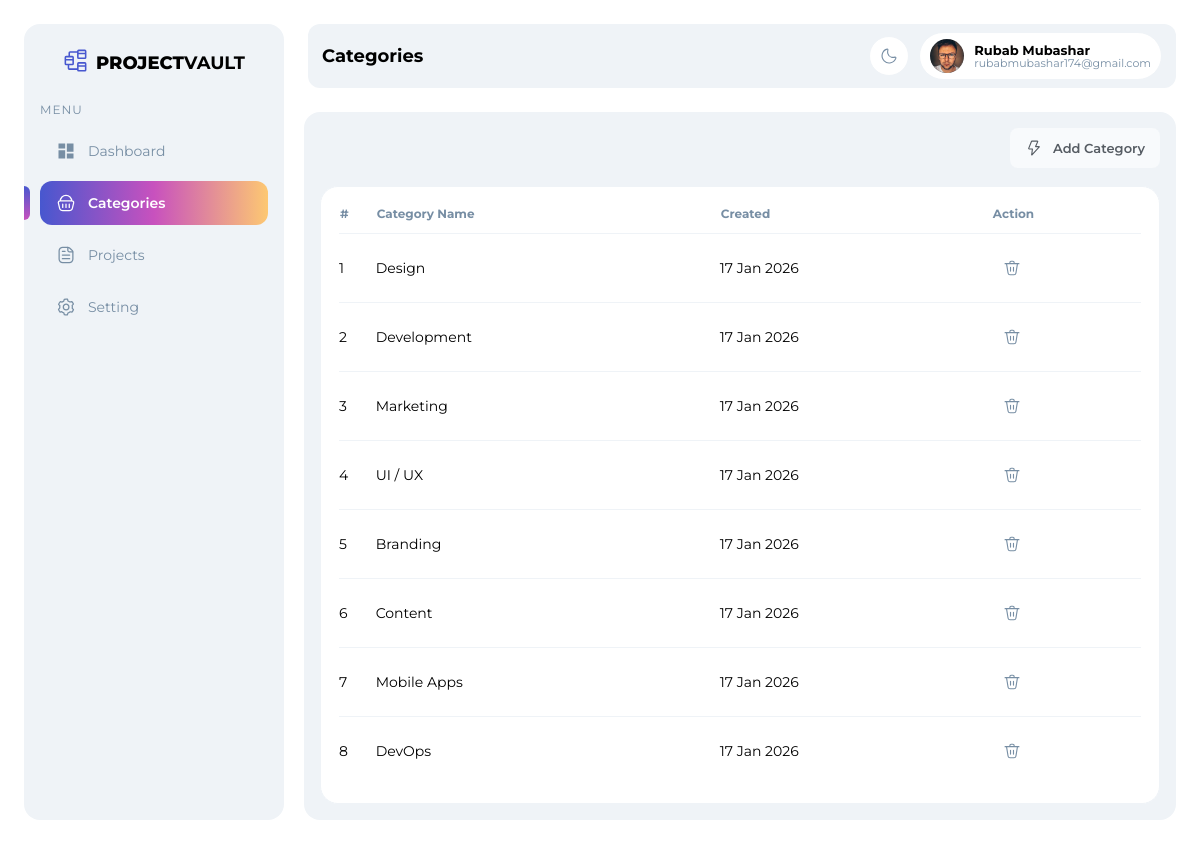
/categories.php, run on the app's committed database.
### tables this page shows
CREATE TABLE `settings` (
  `id` int(11) NOT NULL,
  `name` varchar(100) NOT NULL,
  `email` varchar(150) NOT NULL,
  `profession` varchar(150) NOT NULL,
  `avatar` varchar(255) DEFAULT NULL,
  `updated_at` timestamp NOT NULL DEFAULT current_timestamp() ON UPDATE current_timestamp()
);

CREATE TABLE `categories` (
  `id` int(11) NOT NULL,
  `name` varchar(150) NOT NULL,
  `created_at` timestamp NOT NULL DEFAULT current_timestamp()
);

### includes/profile-data.php (called while the page is built, shortened)
<?php
require_once __DIR__ . "/../config/db.php";
$sql = "SELECT * FROM settings WHERE id = 1 LIMIT 1";
$result = $conn->query($sql);
$settings = [
  "name" => "",
  "email" => "",
  "profession" => "",
  "avatar" => "assets/img/user.jpg"
];
if ($result && $result->num_rows > 0) {
  $settings = $result->fetch_assoc();
}
$name = htmlspecialchars($settings["name"]);
$email = htmlspecialchars($settings["email"]);
$avatar = htmlspecialchars($settings["avatar"]);

### assets/backend/categories/fetch.php (called while the page is built)
<?php
require_once __DIR__ . "/../../../config/db.php";
$categories = [];
$sql = "SELECT id, name, created_at FROM categories ORDER BY created_at DESC";
$result = $conn->query($sql);
if ($result && $result->num_rows > 0) {
    while ($row = $result->fetch_assoc()) {
        $categories[] = $row;
    }
}
$hasCategories = (count($categories) > 0);

### categories.php (the view, shortened to what this page needs)
<?php
$pageTitle = 'Categories';
require_once 'includes/profile-data.php';
require_once 'assets/backend/categories/fetch.php';
?>
<!DOCTYPE html>
<html lang="en">
<head>
    <link rel="stylesheet" href="assets/css/style.css">
</head>
<body>
    <aside class="sidebar">
        <div class="sidebar-head">
            <h1><span></span><strong>Project</strong> vault</h1>
            <p class="menu-label">MENU</p>
        </div>
        <nav class="sidebar-menu">
            <a href="index.php" class="menu-item">
                <svg xmlns="http://www.w3.org/2000/svg" width="512" height="512" viewBox="0 0 24 24">
                    <path fill="currentColor" d="M21 21h-8v-6h8v6Zm-10 0H3V11h8v10Zm10-8h-8V3h8v10ZM11 9H3V3h8v6Z" />
                </svg>
                <span>Dashboard</span>
            </a>
            <a href="categories.php" class="menu-item active">
                <span class="active-indicator"></span>
                <span>Categories</span>
            </a>
            <a href="projects.php" class="menu-item">
                <span>Projects</span>
            </a>
            <a href="setting.php" class="menu-item">
                <span>Setting</span>
            </a>
        </nav>
    </aside>
    <div class="main">
         <?php include 'includes/navbar.php'; ?>
        <section class="content">
            <div class="content-actions">
                <button class="btn btn-gray" type="button" data-open-category>
                    <span>Add Category</span>
                </button>
            </div>
            <div class="category-card">
                <?php if (!$hasCategories): ?>
                <div class="empty-state" id="emptyState">
                    <p>No categories yet</p>
                    <span>Click “Add Category” to create your first one</span>
                </div>
                <?php else: ?>
                <div class="table-wrapper" id="categoryTable">
                    <table>
                        <thead>
                            <tr>
                                <th>#</th>
                                <th>Category Name</th>
                                <th>Created</th>
                                <th>Action</th>
                            </tr>
                        </thead>
                        <tbody>
          <?php
    $count = 1;
?>
    <?php foreach ($categories as $row): ?>
            <tr>
              <td><?php echo $count++; ?></td>
              <td><?php echo htmlspecialchars($row['name']); ?></td>
              <td><?php echo date('d M Y', strtotime($row['created_at'])); ?></td>
              <td>
                <form
  action="assets/backend/categories/delete.php"
  method="POST"
  class="category-delete-form"
  data-id="<?php echo $row['id']; ?>"
  style="display:inline;"
>
                  <button class="icon-btn delete-btn" type="submit">
                  </button>
                </form>
              </td>
            </tr>
          <?php endforeach; ?>
        </tbody>
                    </table>
                </div>
                <?php endif; ?>
            </div>
        </section>
    </div>
</body>
</html>

### includes/navbar.php (shortened to what this page needs)
<header class="navbar">
    <h1 class="nav-title">
     <?php echo $pageTitle ?? 'Dashboard'; ?>
    </h1>
    <div class="nav-right">
        <button class="icon-btn" type="button" aria-label="Toggle theme">
        </button>
       <div class="user-chip">
         <img class="user-avatar" src="<?php echo $avatar; ?>" alt="User">
         <div class="user-text">
           <span class="user-name"><?php echo $name; ?></span>
           <span class="user-email"><?php echo $email; ?></span>
         </div>
        </div>
    </div>
</header>

### assets/css/style.css (style rules this page uses)
:root { --light-gray-1: #F8FAFC; --light-gray-2: #EFF3F7; --gray-blue: #778EA4; --primary-blue: #4757CF; --accent-pink: #C851BE; --accent-yellow: #FDC872; --dark-gray: #565C63; --white: #ffffff; --black: #000000; --green: #16a34a; }
body { font-family: "Montserrat", sans-serif; margin: 0; padding: 24px; background: var(--white); display: flex; height: 100vh; box-sizing: border-box; }
.sidebar { width: 260px; background: var(--light-gray-2); border-radius: 16px; padding: 24px 16px; box-sizing: border-box; }
.sidebar-head h1 { margin: 0; font-size: 18px; text-transform: uppercase; text-align: center; color: var(--black); display: flex; justify-content: center; align-items: center; }
.sidebar-head h1 strong { font-weight: 800; }
.sidebar-head h1 svg { width: 25px; height: 25px; margin-right: 8px; color: var(--primary-blue); }
.menu-label { margin: 24px 0 12px; font-size: 12px; letter-spacing: 1px; color: var(--gray-blue); }
.sidebar-menu { display: flex; flex-direction: column; gap: 8px; }
.menu-item { position: relative; display: flex; align-items: center; gap: 12px; padding: 12px 16px; border-radius: 12px; color: var(--gray-blue); text-decoration: none; font-size: 14px; }
.menu-item svg { width: 20px; height: 20px; color: var(--gray-blue); }
.menu-item.active { color: var(--white); font-weight: 600; background: linear-gradient(to right, var(--primary-blue), var(--accent-pink), var(--accent-yellow)); }
.menu-item.active svg { color: var(--white); }
.menu-item.active .active-indicator { position: absolute; left: -16px; top: 5px; bottom: 5px; width: 6px; background: linear-gradient(to bottom, var(--primary-blue), var(--accent-pink)); border-top-right-radius: 6px; border-bottom-right-radius: 6px; }
.main { margin-left: 20px; flex: 1; display: flex; flex-direction: column; }
.navbar { height: 64px; background: var(--light-gray-2); position: fixed; top: 24px; right: 24px; left: 308px; border-radius: 12px; padding: 0 14px; display: flex; align-items: center; justify-content: space-between; box-sizing: border-box; }
.nav-title { margin: 0; font-size: 18px; font-weight: 700; color: var(--black); }
.nav-right { display: flex; align-items: center; gap: 10px; }
.icon-btn { width: 40px; height: 40px; border-radius: 999px; border: 1px solid var(--light-gray-2); background: var(--white); display: grid; place-items: center; cursor: pointer; padding: 0; }
.icon-btn svg { width: 18px; height: 18px; color: var(--gray-blue); }
.user-chip { display: flex; align-items: center; gap: 10px; padding: 6px 10px; border: 1px solid var(--light-gray-2); border-radius: 999px; background: var(--white); }
.user-avatar { width: 34px; height: 34px; border-radius: 999px; object-fit: cover; }
.user-text { display: flex; flex-direction: column; line-height: 1.1; }
.user-name { font-size: 13px; font-weight: 700; color: var(--black); }
.user-email { font-size: 11px; color: var(--gray-blue); }
.sidebar-menu svg { width: 20px; height: 20px; }
.content { margin-top: 88px; padding: 16px; overflow-y: auto; flex: 1; box-sizing: border-box; background: var(--light-gray-2); border-radius: 16px; }
.content-actions { display: flex; justify-content: flex-end; gap: 12px; margin-bottom: 18px; }
.btn { display: inline-flex; align-items: center; gap: 10px; padding: 10px 14px; border-radius: 8px; border: 1px solid var(--light-gray-2); background: var(--white); color: var(--black); cursor: pointer; font-size: 13px; font-weight: 600; font-family: "Montserrat", sans-serif; }
.btn svg { width: 18px; height: 18px; }
.btn-gray { background: var(--light-gray-1); border-color: transparent; color: var(--dark-gray); }
.category-card { background: var(--white); border: 1px solid var(--light-gray-2); border-radius: 18px; padding: 18px; }
.table-wrapper { overflow-x: auto; }
table { width: 100%; border-collapse: collapse; }
thead th { text-align: left; font-size: 12px; color: var(--gray-blue); padding-bottom: 12px; }
tbody td { padding: 14px 0; border-top: 1px solid var(--light-gray-2); font-size: 14px; color: var(--black); }
.delete-btn { border-color: transparent; }

### data on the page
settings: avatar (picture), name "Rubab Mubashar", email "rubabmubashar174@gmail.com"
categories: name "Design", created_at "17 Jan 2026"
categories: name "Development", created_at "17 Jan 2026"
categories: name "Marketing", created_at "17 Jan 2026"
categories: name "UI / UX", created_at "17 Jan 2026"
categories: name "Branding", created_at "17 Jan 2026"
categories: name "Content", created_at "17 Jan 2026"
categories: name "Mobile Apps", created_at "17 Jan 2026"
categories: name "DevOps", created_at "17 Jan 2026"

### other printed values
$pageTitle "Categories"
